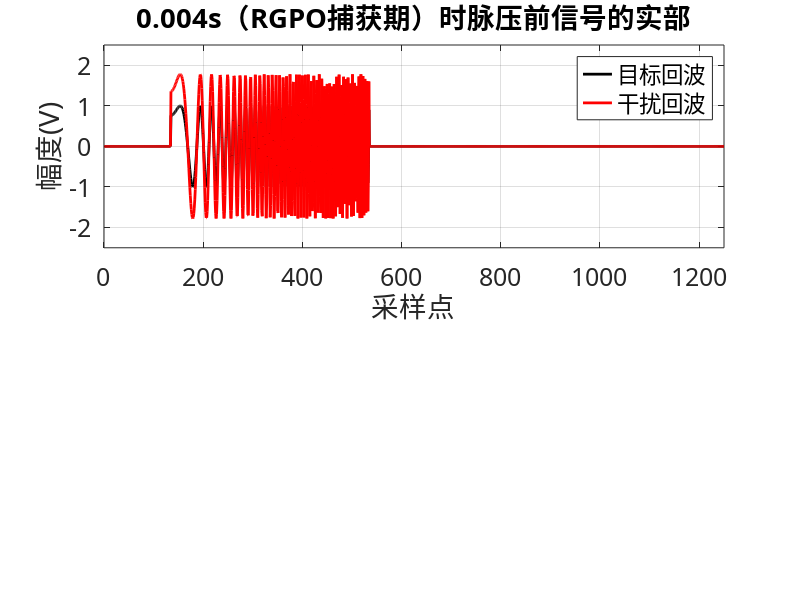

This chart was generated by the following MATLAB code: (Note: this script raises an error after producing the figure.)
% 距离波门拖引干扰建模
% 保存GIF图片
close all; clear; clc;

%% 雷达参数设置
C = 3.0e8;                  % 光速
RF = 3.75e9;                % 雷达载频 3.75GHz
Lamda = C / RF;             % 雷达工作波长
B = 5.0e6;                  % 发射信号带宽 5MHz
T = 20.0e-6;                % 发射信号时宽 20us
K = B / T;                  % 调频斜率
Fs = 20.0e6;                % 采样频率 20MHz
Ts = 1 / Fs;                % 采样间隔
PRF = 16e3;                 % 脉冲重复频率 16kHz
PRT = 1 / PRF;              % 脉冲重复间隔
M = 64;                     % 回波脉冲数 64
T_coherent = PRT * M;       % 相参积累时间（CPI）

SampleNumber = fix(Fs * PRT);   % 一个脉冲重复间隔的采样点数
number = fix(Fs * T);           % 脉冲波形的采样点数

R_max = C * PRT / 2;            % 雷达最大不模糊距离
V_max = PRF * Lamda / 4;        % 雷达最大不模糊速度
detaR = R_max / SampleNumber;   % 每点的距离间距（最小可分辨距离为7.5km，也就是说目标的间距最好为7.5的整数倍）
R_bomen = detaR;                 % 距离波门
R_min = C / (2 * B);            % 最小可探测距离
V_bomen = (C * PRF) / (2 * M * RF); % 计算雷达每个速度波门的速度
V_total = (M - 1) * V_bomen;    % 总速度范围

r = (1:SampleNumber) * detaR;   % 距离轴，这里有问题
v = (0:M-1) * V_bomen;          % 速度轴

R_gate = 50 * R_bomen;          % 距离门宽度

%% 目标参数
SNR = -5;                       % 信干比
SJR = -5;                       % 干信比（干扰/信号功率比）
R_target = 1005;                % 目标初始距离
V_target = 80;                  % 目标速度
Fd_target = 2 * V_target / Lamda; % 目标多普勒频率

target_SigPower = 1;            % 目标信号功率
jamming_SigPower = 1 / (10^(SJR/10)); % 干扰信号功率，拖引干扰功率

N = ceil(V_target / V_total); % 速度周期数

%% 干扰机参数
t_1 = 0.5;                      % 干扰停拖时间0.5s
t_2 = 3;                        % 干扰拖引时间3s
t_3 = 0.5;                      % 干扰关闭时间0.5s

N_1 = t_1 / T_coherent;         % 停拖时间对应的CPI数
N_2 = t_2 / T_coherent;         % 拖引时间对应的CPI数
N_3 = t_3 / T_coherent;         % 关闭时间对应的CPI数
N_total = N_1 + N_2 + N_3;      % 总拖引时间对应的CPI数

V_jamming = 200;                % 干扰拖引速度

%% 产生线性调频信号
% t_number = linspace(-T/2, T/2, number);
t_number = linspace(0, T, number);
Chirp = exp(1i * pi * K * t_number.^2); % LFM信号
coeff = conj(fliplr(Chirp));             % 脉压系数

%% 创建时延参数（距离）和多普勒参数（速度）
DelayNumber_target = zeros(1, M * N_total);   % 目标时延
DelayNumber_jamming = zeros(1, M * N_total);  % 干扰时延

jj = 0;
ii = 0;
for i = 1:M*N_total
    if (i > M*N_1 && i <= M*(N_2 + N_1))
        jj = jj + 1;
    else
        ii = ii + 1;
        jj = 0;
    end
    % 干扰目标的时延
    DelayNumber_jamming(1,i) = fix(Fs * 2 * (R_target + PRT * ii * V_target + jj * PRT * V_jamming) / C);
    % 真实目标的时延
    DelayNumber_target(1,i) = fix(Fs * 2 * (R_target + i * PRT * V_target) / C);
end

FreqMove_target = exp(1i * 2 * pi * Fd_target * (0:M*SampleNumber-1) / Fs);

Fd_jamming = zeros(N_total, 1);
FreqMove_jamming = zeros(N_total, M*SampleNumber);

jj = 0;
ii = 1;
for i = 1:N_total
    if (i > N_1 && i <= N_2 + N_1)
        jj = 1;
        ii = 0;
    else
        jj = 0;
    end
    Fd_jamming(i) = 2 * (jj * V_jamming + ii * V_target) / Lamda;
    FreqMove_jamming(i,:) = exp(1i * 2 * pi * Fd_jamming(i) * (0:M*SampleNumber-1) / Fs);
end

%% 主循环
Fig = figure;
set(gcf, 'position', [100 100 1400 700]);
set(gcf, 'DefaultTextFontName', 'SimHei'); % 设置默认字体
set(gcf, 'DefaultAxesFontName', 'SimHei');

filename = 'RGPO_model_1.gif';

pc = zeros(M, SampleNumber);
jj = 1;
nn = 1;

for n = 1:N_total
    if (n > N_2 + N_1)
        jj = 0; % 干扰关闭
    end
    
    for i = 1:M
        SignalTemp = zeros(1, SampleNumber);         % 初始化，目标信号模板
        SignalTemp_jamming = zeros(1, SampleNumber); % 干扰信号模板
        Signal = zeros(1, SampleNumber);             % 目标信号
        Signal_jamming = zeros(1, SampleNumber);     % 干扰信号

        % 目标回波信号(到这里)
        % idx_target = DelayNumber_target(1 + M*(n-1)) + 1;
        % SignalTemp(idx_target:idx_target+number-1) = sqrt(target_SigPower) * Chirp;
        SignalTemp(DelayNumber_target(1+M*(n-1))+1:DelayNumber_target(1+M*(n-1))+number)=sqrt(target_SigPower)*Chirp;%一个脉冲信号(未加多普勒频移)

        Signal = SignalTemp .* FreqMove_target((i-1)*SampleNumber+1 : i*SampleNumber);

        Echo = awgn(Signal, SNR, 'measured');        % 加入信噪比为10dB的噪声，加入前预估信号
        Echo_SystemNoise = Echo - Signal;

        Signal_Noise = Signal + Echo_SystemNoise;

        % 拖引干扰信号
        % idx_jamming = DelayNumber_jamming(1 + M*(n-1)) + 1;
        % SignalTemp_jamming(idx_jamming:idx_jamming+number-1) = sqrt(jamming_SigPower) * Chirp;
        SignalTemp_jamming(DelayNumber_jamming(1+M*(n-1))+1:DelayNumber_jamming(1+M*(n-1))+number)=sqrt(jamming_SigPower)*Chirp;
        Signal_jamming = SignalTemp_jamming .* FreqMove_jamming(n, (i-1)*SampleNumber+1 : i*SampleNumber);

        Signal_jamming_Noise = Signal_jamming + Echo_SystemNoise;

        % 雷达总回波（目标 + 干扰 + 噪声）
        % jj ——当干扰机关闭时，雷达回波中没有干扰信号
        Echo = jj * Signal_jamming + Signal + Echo_SystemNoise;

        % 频域脉压
        Echo_fft = fft(Echo, SampleNumber+number-1);
        coeff_fft = fft(coeff, SampleNumber+number-1);
        pc_fft = Echo_fft .* coeff_fft;
        pc_freq0 = ifft(pc_fft);
        pc_freq1 = pc_freq0(number : SampleNumber+number-1);
        pc(i, :) = pc_freq1;
    end

    %% 绘制脉压前信号实部，雷达接收回波的时域变化图
    subplot(2,1,1);
    % plot(real(Signal_Noise), 'black', 'LineWidth', 1.5);
    plot(real(Signal), 'black', 'LineWidth', 2);
    hold on;
    % plot(real(jj * Signal_jamming_Noise), 'r', 'LineWidth', 1.5);
    plot(real(jj * Signal_jamming), 'r', 'LineWidth', 2);
    hold off;
    set(gca, 'FontSize', 18, 'FontName', 'SimHei');
    xlabel('采样点'); ylabel('幅度(V)');
    axis([0, SampleNumber, -2.5, 2.5]);

    str_1 = [num2str(n*M*PRT, '%.3f') 's（RGPO捕获期）时脉压前信号的实部'];
    str_2 = [num2str(n*M*PRT, '%.3f') 's（RGPO拖引期）时脉压前信号的实部'];
    str_3 = [num2str(n*M*PRT, '%.3f') 's（RGPO停止期）时脉压前信号的实部'];
    
    if (n <= N_1)
        title(cellstr(str_1));
    elseif n > N_1 && n <= N_2+N_1
        title(cellstr(str_2));
    else
        title(cellstr(str_3));
    end
    box on;
    legend('目标回波', '干扰回波');
    grid on;

    %% 绘制脉压后结果（距离维实时画图）
    Z = abs(pc(M/2, :));
    Z = Z / max(Z);
    Z = 20 * log10(Z);
    if (n > N_2 + N_1) % 干扰关闭时，只有目标回波
        Z = Z + SJR;
    end
    [PKS, LOCS] = findpeaks(Z, 'NPeaks', 1, 'SortStr', 'descend');
    
    % if isempty(LOCS)
    %     LOCS = 1;
    % end

    if (n > N_1 + N_2 + 1)
        nn = nn + 1;
        L(nn + N_1 + N_2) = LOCS;
        if L(nn + N_1 + N_2) < L(nn + N_1 + N_2 - 1)
            L(nn + N_1 + N_2) = L(nn + N_1 + N_2 - 1);
        end
    elseif (n <= N_1 + N_2 + 1)
        L(n) = LOCS;
    end

    str = [num2str((L(n)-1)*detaR) 'm'];

    % 设置距离波门
    if (n <= N_1 + N_2)
        LOCS_ref = L(n);
    end
    Gate = -60 * ones(1, SampleNumber);
    Gate(LOCS_ref-(R_gate/2)/R_bomen:LOCS_ref+(R_gate/2)/R_bomen)=0;
    % gate_indices = round(LOCS_ref - (R_gate/2)/detaR : LOCS_ref + (R_gate/2)/detaR);
    % gate_indices = gate_indices(gate_indices > 0 & gate_indices <= SampleNumber);
    % Gate(gate_indices) = 0;

    subplot(2,1,2);
    plot(r, Z, 'black', 'LineWidth', 2);
    hold on;
    plot(r, Gate, 'red', 'LineWidth', 3);
    hold off;
    text((L(n)-1)*detaR, PKS+3, cellstr(str), 'FontSize', 13);
    axis([0, 3000, -45, 6]);
    xlabel('距离（m）'); ylabel('幅度（dB）');
    set(gca, 'FontSize', 18, 'FontName', 'SimHei');
    grid on;

    str_1 = [num2str(n*M*PRT, '%.3f') 's（RGPO捕获期）时脉压后信号'];
    str_2 = [num2str(n*M*PRT, '%.3f') 's（RGPO拖引期）时脉压后信号'];
    str_3 = [num2str(n*M*PRT, '%.3f') 's（RGPO停止期）时脉压后信号'];
    
    if n <= N_1
        title(cellstr(str_1));
    elseif n > N_1 && n <= N_2+N_1
        title(cellstr(str_2));
    else
        title(cellstr(str_3));
    end
    box on;
    legend('脉压处理结果', '距离波门');
    drawnow;

    %% 保存GIF
    frame = getframe(Fig);
    im = frame2im(frame);
    [imind, cm] = rgb2ind(im, 1024);
    if n == 1
        imwrite(imind, cm, filename, 'gif', 'WriteMode', 'overwrite', 'Loopcount', inf);
    else
        imwrite(imind, cm, filename, 'gif', 'WriteMode', 'append', 'DelayTime', 0.05);
    end
    disp(n);
end